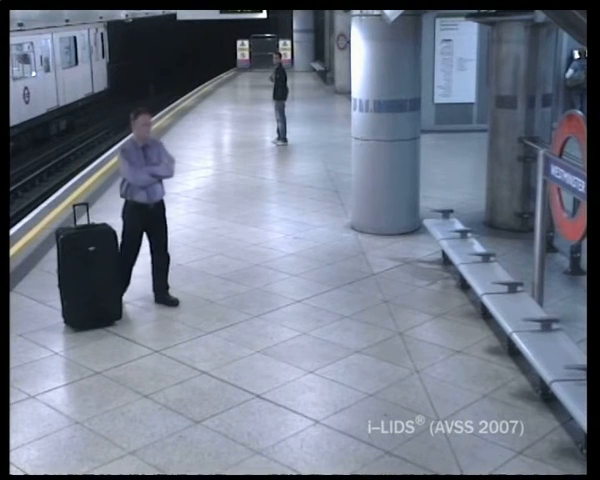
#> input picture frame 100 of asset/video/aod#1.mp4, 600 x 480 px, given in place of video#1.mp4, which was not available
$ python update_background.py
#> lines starting #> are read from the running program, lines starting #| are printed output that depends on the picture; after the words box and inside, x2 and y2 are one past the last pixel; in counts of white or black regions, pixels touching at a corner belong together
import cv2

# Initialize the background subtractor
backSub = cv2.createBackgroundSubtractorMOG2()

# Set the accumulation weight
accum_weight = 0.01

# Start capturing video
cap = cv2.VideoCapture("../asset/video/video#1.mp4")

while True:
    # Read a frame from the video
    ret, frame = cap.read()
#> frame is the input picture: shape (480, 600, 3); mean B, G, R 138.4, 122.3, 113.9

    # Apply the background subtractor
    fgMask = backSub.apply(frame, learningRate=accum_weight)
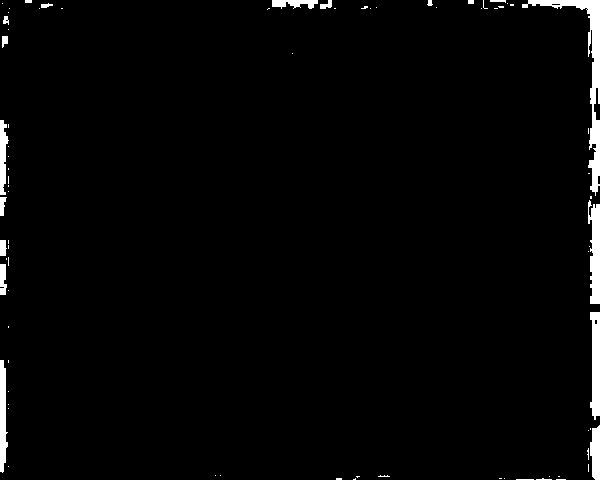
#> fgMask: shape (480, 600); values 127 (black) and 255 (white), 2.3% white; 77 white regions (59 under 20 px), largest, box (x1, y1, x2, y2) and area: (522, 0, 600, 196) 2029, (588, 200, 600, 304) 923, (590, 312, 600, 420) 860

    # Display the resulting frame
    cv2.imshow('Frame', frame)
    cv2.imshow('FG Mask', fgMask)

    # Break the loop if 'q' is pressed
    if cv2.waitKey(1) & 0xFF == ord('q'):
#> (key q is pressed here)
        break

# Release the video capture and close windows
cap.release()
cv2.destroyAllWindows()

$ run again, starting later in the video
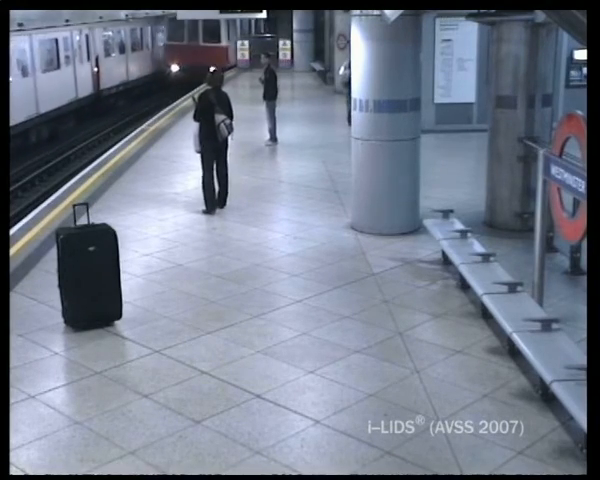
#> input picture frame 450 of asset/video/aod#1.mp4, 600 x 480 px, given in place of video#1.mp4, which was not available
#> frame is the input picture: shape (480, 600, 3); mean B, G, R 140.8, 124.7, 116.4
#> `fgMask = backSub.apply(frame, learningRate=accum_weight)`:
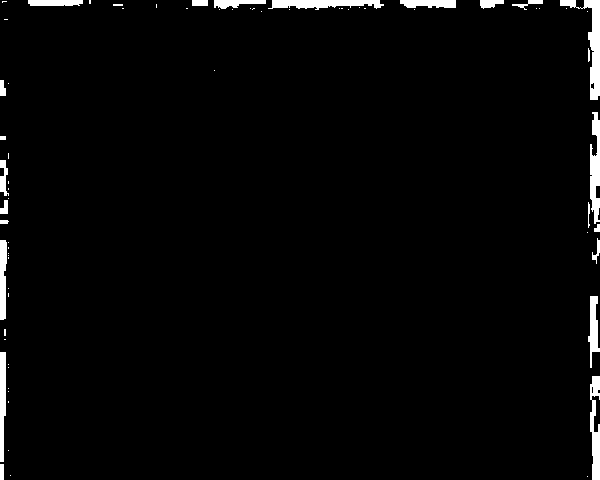
#> fgMask: shape (480, 600); values 127 (black) and 255 (white), 2.4% white; 70 white regions (46 under 20 px), largest, box (x1, y1, x2, y2) and area: (560, 0, 600, 100) 1069, (590, 112, 600, 224) 781, (268, 0, 384, 10) 778

$ run again, starting later in the video
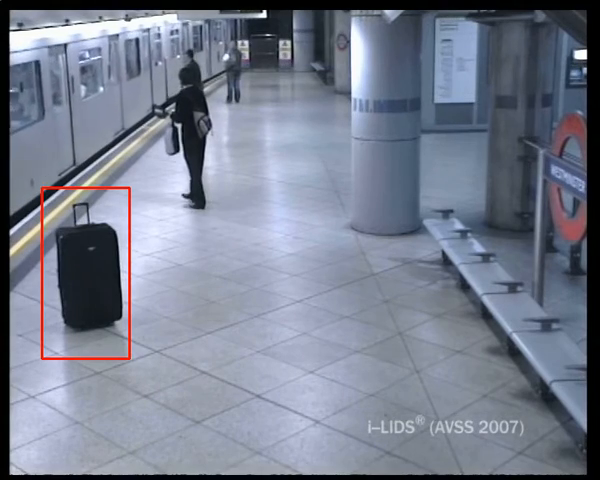
#> input picture frame 801 of asset/video/aod#1.mp4, 600 x 480 px, given in place of video#1.mp4, which was not available
#> frame is the input picture: shape (480, 600, 3); mean B, G, R 143.1, 126.5, 119.6
#> `fgMask = backSub.apply(frame, learningRate=accum_weight)`:
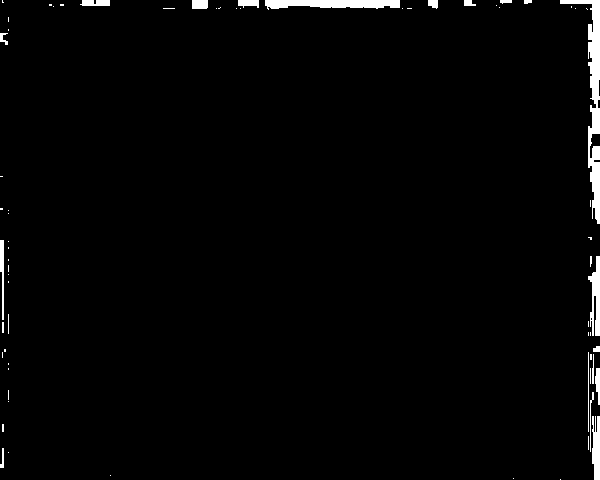
#> fgMask: shape (480, 600); values 127 (black) and 255 (white), 1.9% white; 69 white regions (48 under 20 px), largest, box (x1, y1, x2, y2) and area: (560, 0, 600, 224) 2029, (265, 0, 400, 10) 1015, (588, 256, 600, 336) 553
